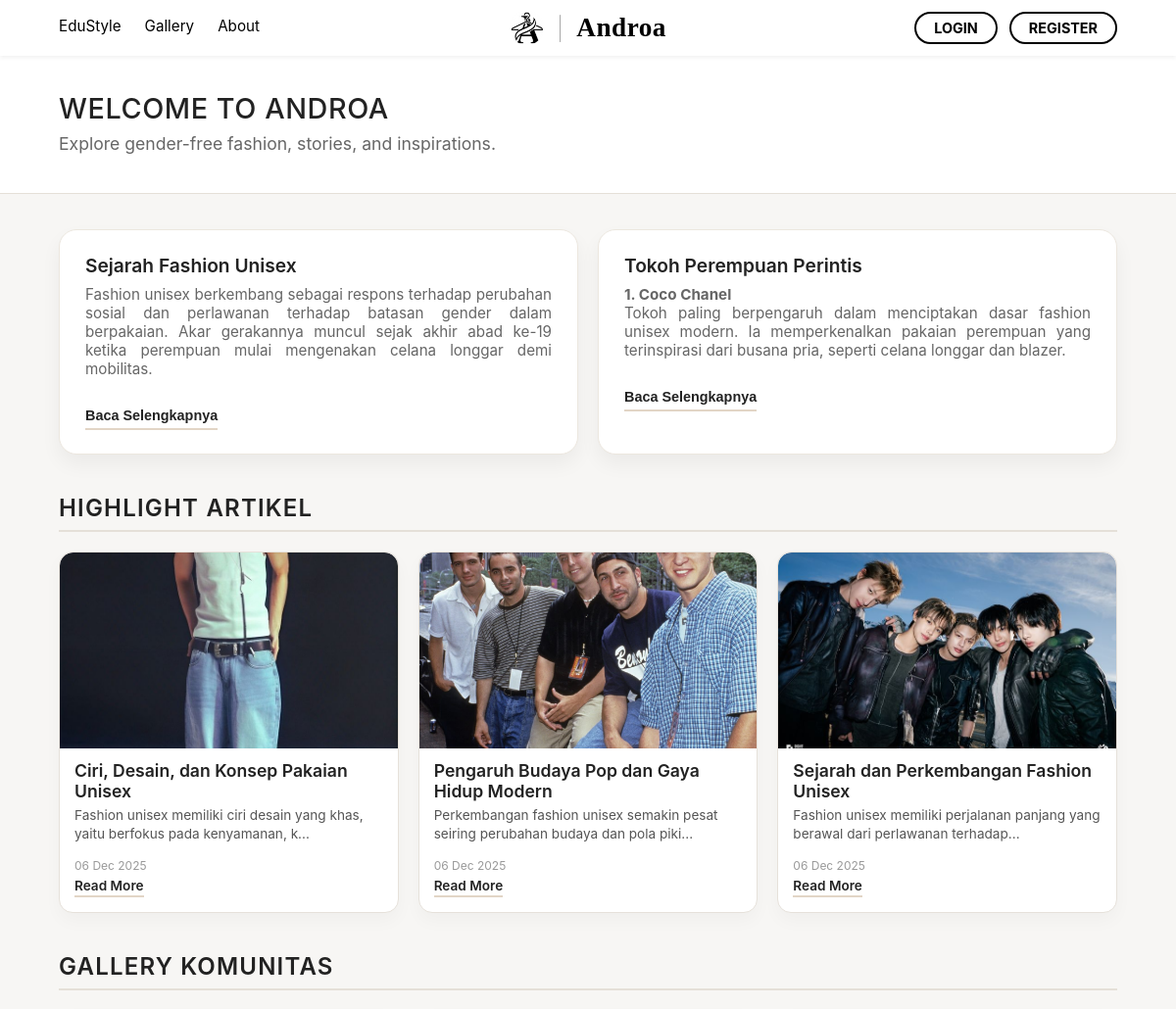
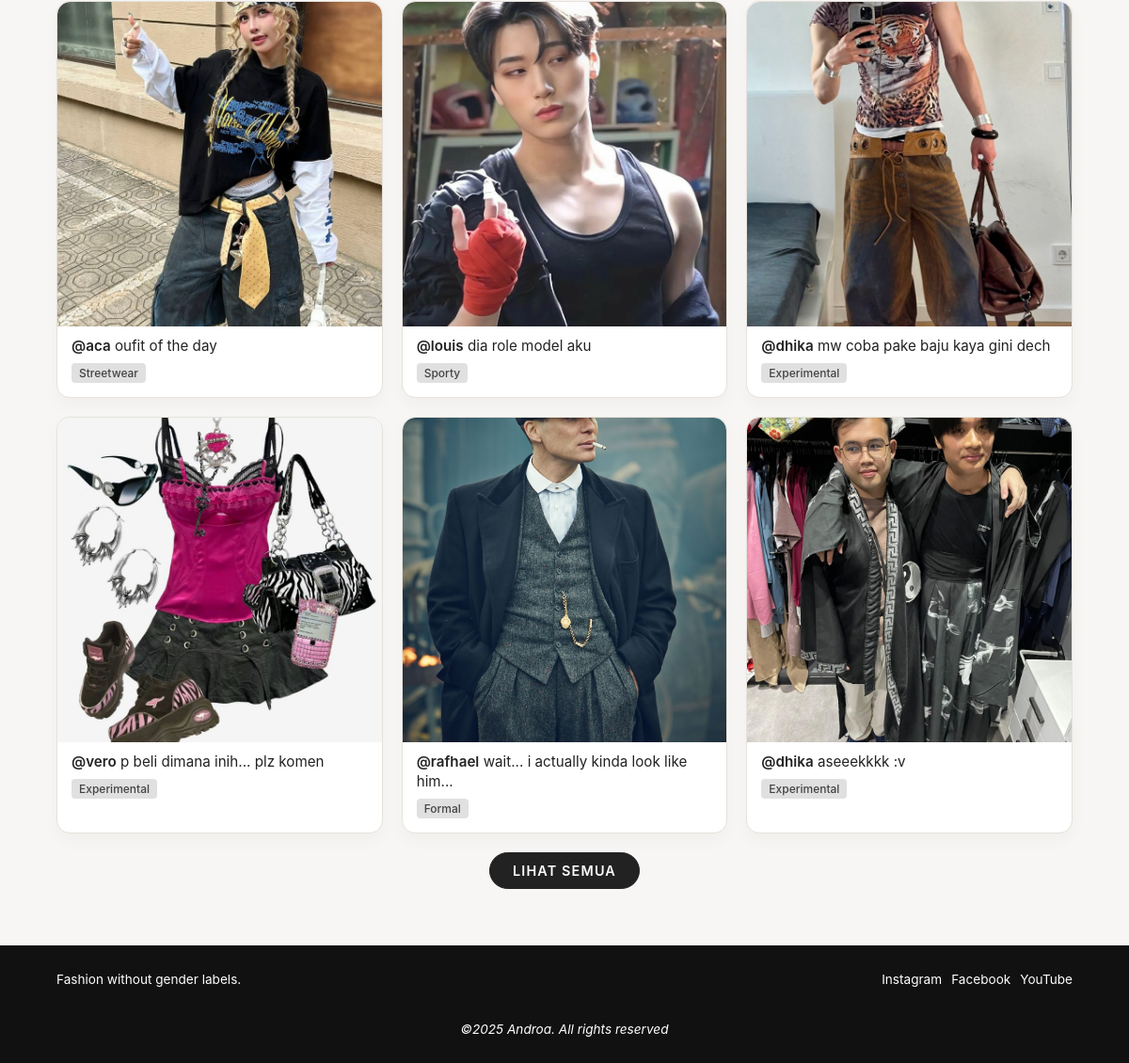
The app's page /Androa-Doang/pages/guest/home.php with its own data (2 pictures, top to bottom).
### tables this page shows
CREATE TABLE `articles` (
  `article_id` int(11) NOT NULL,
  `author_id` int(11) NOT NULL,
  `title` varchar(255) NOT NULL,
  `content` longtext NOT NULL,
  `image_path` varchar(255) DEFAULT NULL,
  `status` enum('draft','published','archived') NOT NULL DEFAULT 'draft',
  `views` int(11) NOT NULL DEFAULT 0,
  `created_at` timestamp NOT NULL DEFAULT current_timestamp(),
  `updated_at` timestamp NOT NULL DEFAULT current_timestamp() ON UPDATE current_timestamp()
);

CREATE TABLE `gallery_posts` (
  `post_id` int(11) NOT NULL,
  `user_id` int(11) NOT NULL,
  `caption` text DEFAULT NULL,
  `image_path` varchar(255) NOT NULL,
  `style_category` varchar(50) NOT NULL,
  `is_approved` tinyint(1) NOT NULL DEFAULT 0,
  `created_at` timestamp NOT NULL DEFAULT current_timestamp()
);

CREATE TABLE `users` (
  `user_id` int(11) NOT NULL,
  `username` varchar(50) NOT NULL,
  `email` varchar(100) NOT NULL,
  `password` varchar(255) NOT NULL,
  `full_name` varchar(100) DEFAULT NULL,
  `bio` text DEFAULT NULL,
  `avatar_path` varchar(255) DEFAULT '/assets/profile-default.jpg',
  `role` enum('guest','user','admin') NOT NULL DEFAULT 'user',
  `is_active` tinyint(1) NOT NULL DEFAULT 1,
  `created_at` timestamp NOT NULL DEFAULT current_timestamp()
);

### Androa-Doang/pages/guest/home.php (the view, shortened to what this page needs)
<?php
include '../../db_connect.php';
include '../../components/header.php';
?>
<link rel="stylesheet" href="guest.css">
<body class="home-body-guest">
<header class="landing-header">
    <section class="header-banner">
        <h1>WELCOME TO ANDROA</h1>
        <p>Explore gender-free fashion, stories, and inspirations.</p>
    </section>
</header>
<main>
    <section class="infografis-container">
        <div class="infografis-box">
            <h3>Sejarah Fashion Unisex</h3>
            <p>
                Fashion unisex berkembang sebagai respons terhadap perubahan sosial dan perlawanan terhadap batasan gender dalam berpakaian. Akar gerakannya muncul sejak akhir abad ke-19 ketika perempuan mulai mengenakan celana longgar demi mobilitas.
            </p>
            <button class="toggle-btn" onclick="toggleText('text-sejarah', this)">Baca Selengkapnya</button>
        </div>
        <div class="infografis-box">
            <h3>Tokoh Perempuan Perintis</h3>
            <p>
                <b>1. Coco Chanel</b><br>
                Tokoh paling berpengaruh dalam menciptakan dasar fashion unisex modern. Ia memperkenalkan pakaian perempuan yang terinspirasi dari busana pria, seperti celana longgar dan blazer.
            </p>
            <button class="toggle-btn" onclick="toggleText('text-tokoh', this)">Baca Selengkapnya</button>
        </div>
    </section>
    <section class="highlight-container">
        <h2 class="section-title">Highlight Artikel</h2>
        <div class="highlight-content">
            <?php
            $sql_artikel = "SELECT * FROM articles WHERE status = 'published' ORDER BY created_at DESC LIMIT 3";
            $result_artikel = $conn->query($sql_artikel);
            if ($result_artikel->num_rows > 0) {
                while ($row = $result_artikel->fetch_assoc()) {
                    $judul = htmlspecialchars($row['title']);
                    $excerpt = htmlspecialchars(substr(strip_tags($row['content']), 0, 80)) . '...';
                    $tanggal = date('d M Y', strtotime($row['created_at']));
                    $gambar = !empty($row['image_path']) ? "../../Asset/" . $row['image_path'] : "../../Asset/default.jpg";
            ?>
                    <div class="artikel-card">
                        <img src="<?= $gambar; ?>" alt="<?= $judul; ?>">
                        <div class="artikel-info">
                            <h4><?= $judul; ?></h4>
                            <p><?= $excerpt; ?></p>
                            <div class="artikel-footer">
                                <span class="date-tag"><?= $tanggal; ?></span>
                                <a href="detail-artikel.php?id=<?= $row['article_id']; ?>" class="read-more">Read More</a>
                            </div>
                        </div>
                    </div>
            <?php
                }
            } else {
            ?>
                <div class="empty-state" style="grid-column: 1/-1; text-align:center; padding:20px;">
                    <p>Belum ada artikel highlight saat ini.</p>
                </div>
            <?php } ?>
        </div>
    </section>
    <section class="gallery-preview">
        <h2 class="section-title">Gallery Komunitas</h2>
        <div class="gallery-grid">
            <?php
            $sql_gallery = "SELECT gp.*, u.username
                            FROM gallery_posts gp
                            JOIN users u ON gp.user_id = u.user_id
                            ORDER BY gp.created_at DESC LIMIT 6";
            $result_gallery = $conn->query($sql_gallery);
            if ($result_gallery->num_rows > 0) {
                while ($row = $result_gallery->fetch_assoc()) {
                    $username = htmlspecialchars($row['username']);
                    $caption  = htmlspecialchars($row['caption']);
                    $category = htmlspecialchars($row['style_category']);
                    $gambar_galeri = "../../Asset/" . $row['image_path'];
            ?>
                    <div class="gallery-item">
                        <a href="detail-gallery.php?post_id=<?= $row['post_id']; ?>">
                            <img src="<?= $gambar_galeri; ?>" alt="Post by <?= $username; ?>">
                        </a>
                        <div class="gallery-info">
                            <p>
                                <b>@<?= $username; ?></b> <?= $caption; ?>
                            </p>
                            <?php if(!empty($category)) : ?>
                                <span class="style-tag"><?= $category; ?></span>
                            <?php endif; ?>
                        </div>
                    </div>
            <?php
                }
            } else {
            ?>
                <div style="grid-column: 1 / -1; text-align: center; color: #666; padding: 20px;">
                    <p>Belum ada postingan galeri. Jadilah yang pertama posting!</p>
                </div>
            <?php } ?>
        </div>
        <a href="gallery.php" class="more-btn">Lihat Semua</a>
    </section>
</main>
</body>
<?php
include '../../components/footer.php';
?>

### Androa-Doang/components/components.css (style rules this page uses)
body { font-family: var(--font-sans); color: #222; margin: 0; padding: 0; }

### Androa-Doang/pages/guest/guest.css (style rules this page uses)
body.home-body-guest .landing-header { background: #ffffff; border-bottom: 1px solid #E5E0D8; padding-bottom: 20px; }
body.home-body-guest .landing-header .header-banner { max-width: 1100px; margin: 0 auto; padding: 36px 5% 20px; }
body.home-body-guest .landing-header .header-banner h1 { margin: 0 0 8px; font-size: 1.8rem; letter-spacing: 0.02em; font-weight: 500; color: #222; }
body.home-body-guest .landing-header .header-banner p { margin: 0; color: #666; font-size: 1.1rem; max-width: 700px; }
body.home-body-guest { background: #F7F6F4; }
body.home-body-guest main { max-width: 1100px; margin: 36px auto 60px; padding: 0 5%; }
body.home-body-guest .section-title { margin: 0 0 20px; font-size: 1.5rem; font-weight: 600; letter-spacing: 0.05em; text-transform: uppercase; color: #222; border-bottom: 2px solid #E5E0D8; padding-bottom: 8px; }
body.home-body-guest .infografis-container { display: flex; gap: 20px; margin-bottom: 40px; flex-wrap: wrap; }
body.home-body-guest .infografis-box { flex: 1; min-width: 280px; background: #FFF; border-radius: 18px; padding: 24px 26px; box-shadow: 0 10px 20px rgba(0, 0, 0, 0.05); border: 1px solid #ECE7DF; transition: transform 0.2s ease; }
body.home-body-guest .infografis-box h3 { margin: 0 0 8px; font-size: 1.2rem; font-weight: 600; color: #222; }
body.home-body-guest .infografis-box p { margin: 0 0 15px; font-size: 0.95rem; color: #666; text-align: justify; }
body.home-body-guest .artikel-card, body.home-body-guest .gallery-item { background: #FFFFFF; border-radius: 14px; overflow: hidden; border: 1px solid #E6E1DA; box-shadow: 0 8px 18px rgba(0, 0, 0, 0.03); transition: transform 0.18s ease, box-shadow 0.18s ease, border-color 0.18s ease; display: flex; flex-direction: column; }
body.home-body-guest .highlight-container { margin-bottom: 40px; }
body.home-body-guest .highlight-content { display: grid; grid-template-columns: repeat(3, minmax(0, 1fr)); gap: 20px; }
body.home-body-guest .artikel-card img { width: 100%; height: 200px; object-fit: cover; display: block; border-radius: 14px 14px 0 0; }
body.home-body-guest .artikel-info { padding-bottom: 15px; }
body.home-body-guest .artikel-card h4 { margin: 12px 15px 5px; font-size: 1.1rem; font-weight: 600; color: #222; }
body.home-body-guest .artikel-card p { margin: 0 15px 15px; font-size: 0.85rem; color: #555; line-height: 1.4; }
body.home-body-guest .artikel-footer { padding: 0 15px; margin-top: auto; }
body.home-body-guest .artikel-card .read-more { display: inline-block; font-size: 0.85rem; font-weight: 600; text-decoration: none; color: #222; border-bottom: 2px solid #E2D5C6; padding-bottom: 2px; transition: border-bottom-color 0.2s ease, color 0.2s ease; }
body.home-body-guest .date-tag { display: block; margin-bottom: 5px; font-size: 0.75rem; color: #999; }
body.home-body-guest .gallery-preview { margin-bottom: 40px; }
body.home-body-guest .gallery-grid { display: grid; grid-template-columns: repeat(3, minmax(0, 1fr)); gap: 20px; margin-bottom: 20px; }
body.home-body-guest .gallery-item img { width: 100%; aspect-ratio: 1 / 1; height: auto; object-fit: cover; display: block; border-radius: 14px 14px 0 0; }
body.home-body-guest .gallery-info { padding: 10px 15px 15px; }
body.home-body-guest .gallery-info p { margin: 0; font-size: 0.95rem; color: #222; line-height: 1.4; margin-bottom: 8px; }
body.home-body-guest .gallery-info b { font-weight: 600; }
body.home-body-guest .style-tag { display: inline-block; background: #e0e0e0; color: #444; font-size: 0.75rem; font-weight: 500; padding: 3px 8px; border-radius: 4px; text-transform: capitalize; }
body.home-body-guest .more-btn { display: block; width: fit-content; margin: 0 auto; padding: 10px 24px; border-radius: 999px; font-size: 0.9rem; text-transform: uppercase; letter-spacing: 0.08em; font-weight: 600; text-decoration: none; background: #222; color: #fff; border: 1px solid #222; transition: background 0.2s ease, transform 0.1s ease; }
body.home-body-guest .toggle-btn { background: transparent; border: none; color: #222; font-weight: 700; font-size: 0.9rem; cursor: pointer; margin-top: 10px; padding: 5px 0; border-bottom: 2px solid #E2D5C6; transition: all 0.2s ease; display: inline-block; }

### records on screen
articles: image_path (picture), title "Ciri, Desain, dan Konsep Pakaian Unisex", content "Fashion unisex memiliki ciri desain yang khas, yaitu berfokus pada kenyamanan, k...", created_at "06 Dec 2025"
articles: image_path (picture), title "Pengaruh Budaya Pop dan Gaya Hidup Modern", content "Perkembangan fashion unisex semakin pesat seiring perubahan budaya dan pola piki...", created_at "06 Dec 2025"
articles: image_path (picture), title "Sejarah dan Perkembangan Fashion Unisex", content "Fashion unisex memiliki perjalanan panjang yang berawal dari perlawanan terhadap...", created_at "06 Dec 2025"
gallery_posts: image_path (picture), user.username "aca", caption "oufit of the day", style_category "Streetwear"
gallery_posts: image_path (picture), user.username "louis", caption "dia role model aku", style_category "Sporty"
gallery_posts: image_path (picture), user.username "dhika", caption "mw coba pake baju kaya gini dech", style_category "Experimental"
gallery_posts: image_path (picture), user.username "vero", caption "p beli dimana inih... plz komen", style_category "Experimental"
gallery_posts: image_path (picture), user.username "rafhael", caption "wait... i actually kinda look like him...", style_category "Formal"
gallery_posts: image_path (picture), user.username "dhika", caption "aseeekkkk :v", style_category "Experimental"
